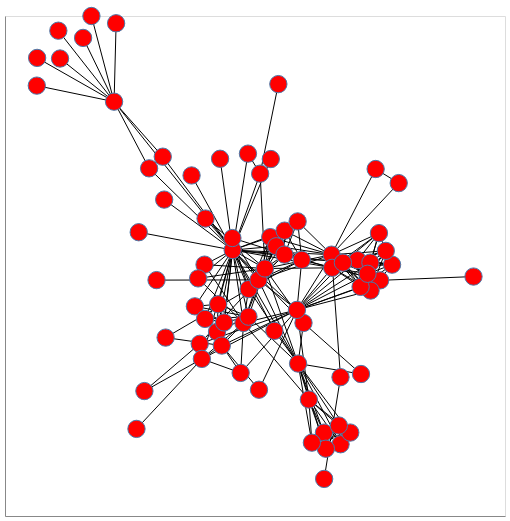

The cell this chart's notebook holds for it:
### Markdown cell above
The `spring_layout` is the default layout; it is an implementation of the Fruchterman-Reingold algorithm and takes several parameters. You can adjust it by generating the `pos` by hand.

✏️ *Have a look into the [documentation](https://networkx.github.io/documentation/stable/reference/generated/networkx.drawing.layout.spring_layout.html?highlight=spring_layout#networkx.drawing.layout.spring_layout) and try out other parameters, e.g. number of iterations:*

### Code cell
pos = nx.spring_layout(G, iterations=100)

nxa.draw_networkx(G, pos, node_tooltip='name').properties(width=500, height=500)

### Figure 1 — Vega-Lite specification as saved in the notebook (floating-point values rounded to 4 significant figures; data arrays with more than 128 entries replaced by an {"elided": "..."} marker saying what was removed)
{"config": {"view": {"continuousWidth": 300, "continuousHeight": 300}}, "layer": [{"data": {"name": "data-4e573ec5b8e42f7188446db7e5f53378"}, "mark": {"type": "line", "color": "black", "opacity": 1, "strokeWidth": 1}, "encoding": {"detail": {"field": "edge", "type": "quantitative"}, "x": {"axis": {"grid": false, "labels": false, "ticks": false, "title": ""}, "field": "x", "type": "quantitative"}, "y": {"axis": {"grid": false, "labels": false, "ticks": false, "title": ""}, "field": "y", "type": "quantitative"}}}, {"data": {"name": "data-cab504f314fa95884ffec818b2902c5c"}, "mark": {"type": "point", "fill": "red", "opacity": 1, "size": 300, "strokeWidth": 1.0}, "encoding": {"tooltip": {"field": "name", "type": "nominal"}, "x": {"axis": {"grid": false, "labels": false, "ticks": false}, "field": "x", "type": "quantitative"}, "y": {"axis": {"grid": false, "labels": false, "ticks": false}, "field": "y", "type": "quantitative"}}}], "height": 500, "width": 500, "$schema": "https://vega.github.io/schema/vega-lite/v5.8.0.json", "datasets": {"data-4e573ec5b8e42f7188446db7e5f53378": {"elided": "508 records"}, "data-cab504f314fa95884ffec818b2902c5c": [{"between": 0.1768, "group": 1, "x": -0.5637, "name": "Myriel", "degree": 10, "y": 0.6573}, {"between": 0.0, "group": 1, "x": -0.6543, "name": "Napoleon", "degree": 1, "y": 1.0}, {"between": 0.0, "group": 1, "x": -0.3689, "name": "Mlle.Baptistine", "degree": 3, "y": 0.4372}, {"between": 0.0, "group": 1, "x": -0.4236, "name": "Mme.Magloire", "degree": 3, "y": 0.3906}, {"between": 0.0, "group": 1, "x": -0.7866, "name": "CountessdeLo", "degree": 1, "y": 0.9412}, {"between": 0.0, "group": 1, "x": -0.8728, "name": "Geborand", "degree": 1, "y": 0.7215}, {"between": 0.0, "group": 1, "x": -0.8714, "name": "Champtercier", "degree": 1, "y": 0.8324}, {"between": 0.0, "group": 1, "x": -0.6876, "name": "Cravatte", "degree": 1, "y": 0.9123}, {"between": 0.0, "group": 1, "x": -0.7798, "name": "Count", "degree": 1, "y": 0.83}, {"between": 0.0, "group": 1, "x": -0.5555, "name": "OldMan", "degree": 1, "y": 0.971}, {"between": 0.0, "group": 2, "x": -0.1397, "name": "Labarre", "degree": 1, "y": 0.4289}, {"between": 0.57, "group": 2, "x": -0.08944, "name": "Valjean", "degree": 36, "y": 0.06376}, {"between": 0.0, "group": 3, "x": 0.07745, "name": "Marguerite", "degree": 2, "y": -0.2593}, {"between": 0.0, "group": 2, "x": -0.4651, "name": "Mme.deR", "degree": 1, "y": 0.1351}, {"between": 0.0, "group": 2, "x": 0.06328, "name": "Isabeau", "degree": 1, "y": 0.4279}, {"between": 0.0, "group": 2, "x": -0.2537, "name": "Gervais", "degree": 1, "y": 0.3622}, {"between": 0.04063, "group": 3, "x": 0.2155, "name": "Tholomyes", "degree": 9, "y": -0.534}, {"between": 0.0, "group": 3, "x": 0.3423, "name": "Listolier", "degree": 7, "y": -0.713}, {"between": 0.0, "group": 3, "x": 0.2757, "name": "Fameuil", "degree": 7, "y": -0.6666}, {"between": 0.0, "group": 3, "x": 0.2835, "name": "Blacheville", "degree": 7, "y": -0.7309}, {"between": 0.0, "group": 3, "x": 0.3811, "name": "Favourite", "degree": 7, "y": -0.6662}, {"between": 0.0, "group": 3, "x": 0.3354, "name": "Dahlia", "degree": 7, "y": -0.638}, {"between": 0.0, "group": 3, "x": 0.2276, "name": "Zephine", "degree": 7, "y": -0.7067}, {"between": 0.1296, "group": 3, "x": 0.1724, "name": "Fantine", "degree": 15, "y": -0.3903}, {"between": 0.029, "group": 4, "x": -0.02554, "name": "Mme.Thenardier", "degree": 11, "y": -0.09237}, {"between": 0.0749, "group": 4, "x": 0.01397, "name": "Thenardier", "degree": 16, "y": -0.05551}, {"between": 0.0238, "group": 5, "x": -0.04623, "name": "Cosette", "degree": 11, "y": -0.2279}, {"between": 0.05433, "group": 4, "x": 0.0397, "name": "Javert", "degree": 17, "y": -0.009964}, {"between": 0.02649, "group": 0, "x": 0.02054, "name": "Fauchelevent", "degree": 4, "y": 0.3694}, {"between": 0.008041, "group": 2, "x": -0.0261, "name": "Bamatabois", "degree": 8, "y": -0.2027}, {"between": 0.0, "group": 3, "x": 0.424, "name": "Perpetue", "degree": 2, "y": -0.432}, {"between": 0.00864, "group": 2, "x": 0.1939, "name": "Simplice", "degree": 4, "y": -0.2278}, {"between": 0.0, "group": 2, "x": -0.3633, "name": "Scaufflaire", "degree": 1, "y": 0.2656}, {"between": 0.0, "group": 2, "x": -0.1978, "name": "Woman1", "degree": 2, "y": 0.1898}, {"between": 0.0, "group": 2, "x": -0.1518, "name": "Judge", "degree": 6, "y": -0.2633}, {"between": 0.0, "group": 2, "x": -0.1239, "name": "Champmathieu", "degree": 6, "y": -0.2257}, {"between": 0.0, "group": 2, "x": -0.2404, "name": "Brevet", "degree": 6, "y": -0.1614}, {"between": 0.0, "group": 2, "x": -0.1997, "name": "Chenildieu", "degree": 6, "y": -0.2116}, {"between": 0.0, "group": 2, "x": -0.1474, "name": "Cochepaille", "degree": 6, "y": -0.1529}, {"between": 0.006925, "group": 4, "x": -0.2212, "name": "Pontmercy", "degree": 3, "y": -0.3112}, {"between": 0.0, "group": 6, "x": -0.3938, "name": "Boulatruelle", "degree": 1, "y": -0.05644}, {"between": 0.01149, "group": 4, "x": 0.1871, "name": "Eponine", "degree": 11, "y": 0.02462}, {"between": 0.0, "group": 4, "x": -0.09039, "name": "Anzelma", "degree": 3, "y": 0.1118}, {"between": 0.0, "group": 5, "x": -0.2019, "name": "Woman2", "degree": 3, "y": 0.005446}, {"between": 0.0, "group": 0, "x": -0.02819, "name": "MotherInnocent", "degree": 2, "y": 0.4494}, {"between": 0.0, "group": 0, "x": 0.09339, "name": "Gribier", "degree": 1, "y": 0.7276}, {"between": 0.0, "group": 7, "x": 0.2766, "name": "Jondrette", "degree": 1, "y": -0.8517}, {"between": 0.02632, "group": 7, "x": 0.3421, "name": "Mme.Burgon", "degree": 2, "y": -0.4446}, {"between": 0.1651, "group": 8, "x": 0.3062, "name": "Gavroche", "degree": 22, "y": 0.0453}, {"between": 0.02021, "group": 5, "x": -0.1328, "name": "Gillenormand", "degree": 7, "y": -0.3183}, {"between": 0.0002172, "group": 5, "x": -0.3576, "name": "Magnon", "degree": 2, "y": -0.2864}, {"between": 0.0476, "group": 5, "x": -0.2125, "name": "Mlle.Gillenormand", "degree": 7, "y": -0.3716}, {"between": 0.0003509, "group": 5, "x": -0.4424, "name": "Mme.Pontmercy", "degree": 2, "y": -0.5003}, {"between": 0.0, "group": 5, "x": -0.4741, "name": "Mlle.Vaubois", "degree": 1, "y": -0.6516}, {"between": 0.0, "group": 5, "x": -0.05735, "name": "Lt.Gillenormand", "degree": 4, "y": -0.4277}, {"between": 0.132, "group": 8, "x": 0.1678, "name": "Marius", "degree": 19, "y": -0.1756}, {"between": 0.0, "group": 5, "x": 0.01593, "name": "BaronessT", "degree": 2, "y": -0.4949}, {"between": 0.02766, "group": 8, "x": 0.5006, "name": "Mabeuf", "degree": 11, "y": -0.0574}, {"between": 0.04255, "group": 8, "x": 0.3086, "name": "Enjolras", "degree": 15, "y": -0.007316}, {"between": 0.00125, "group": 8, "x": 0.4624, "name": "Combeferre", "degree": 11, "y": -0.09826}, {"between": 0.0, "group": 8, "x": 0.5483, "name": "Prouvaire", "degree": 9, "y": 0.005348}, {"between": 0.00125, "group": 8, "x": 0.4223, "name": "Feuilly", "degree": 11, "y": -0.08352}, {"between": 0.005267, "group": 8, "x": 0.4106, "name": "Courfeyrac", "degree": 13, "y": 0.02346}, {"between": 0.002185, "group": 8, "x": 0.4616, "name": "Bahorel", "degree": 12, "y": 0.0135}, {"between": 0.03075, "group": 8, "x": 0.3515, "name": "Bossuet", "degree": 13, "y": 0.01355}, {"between": 0.002185, "group": 8, "x": 0.45, "name": "Joly", "degree": 12, "y": -0.03112}, {"between": 0.0001504, "group": 8, "x": 0.5231, "name": "Grantaire", "degree": 10, "y": 0.06043}, {"between": 0.0, "group": 9, "x": 0.874, "name": "MotherPlutarch", "degree": 1, "y": -0.04222}, {"between": 0.00496, "group": 4, "x": 0.06093, "name": "Gueulemer", "degree": 10, "y": 0.1155}, {"between": 0.00496, "group": 4, "x": 0.08481, "name": "Babet", "degree": 10, "y": 0.07901}, {"between": 0.004862, "group": 4, "x": 0.1179, "name": "Claquesous", "degree": 10, "y": 0.04575}, {"between": 0.003874, "group": 4, "x": 0.1183, "name": "Montparnasse", "degree": 9, "y": 0.1414}, {"between": 0.0, "group": 5, "x": -0.2275, "name": "Toussaint", "degree": 3, "y": -0.04956}, {"between": 0.0, "group": 10, "x": 0.5749, "name": "Child1", "degree": 2, "y": 0.3316}, {"between": 0.0, "group": 10, "x": 0.4826, "name": "Child2", "degree": 2, "y": 0.388}, {"between": 0.0004386, "group": 4, "x": 0.1706, "name": "Brujon", "degree": 7, "y": 0.1784}, {"between": 0.0, "group": 8, "x": 0.4958, "name": "Mme.Hucheloup", "degree": 7, "y": 0.1316}]}}
